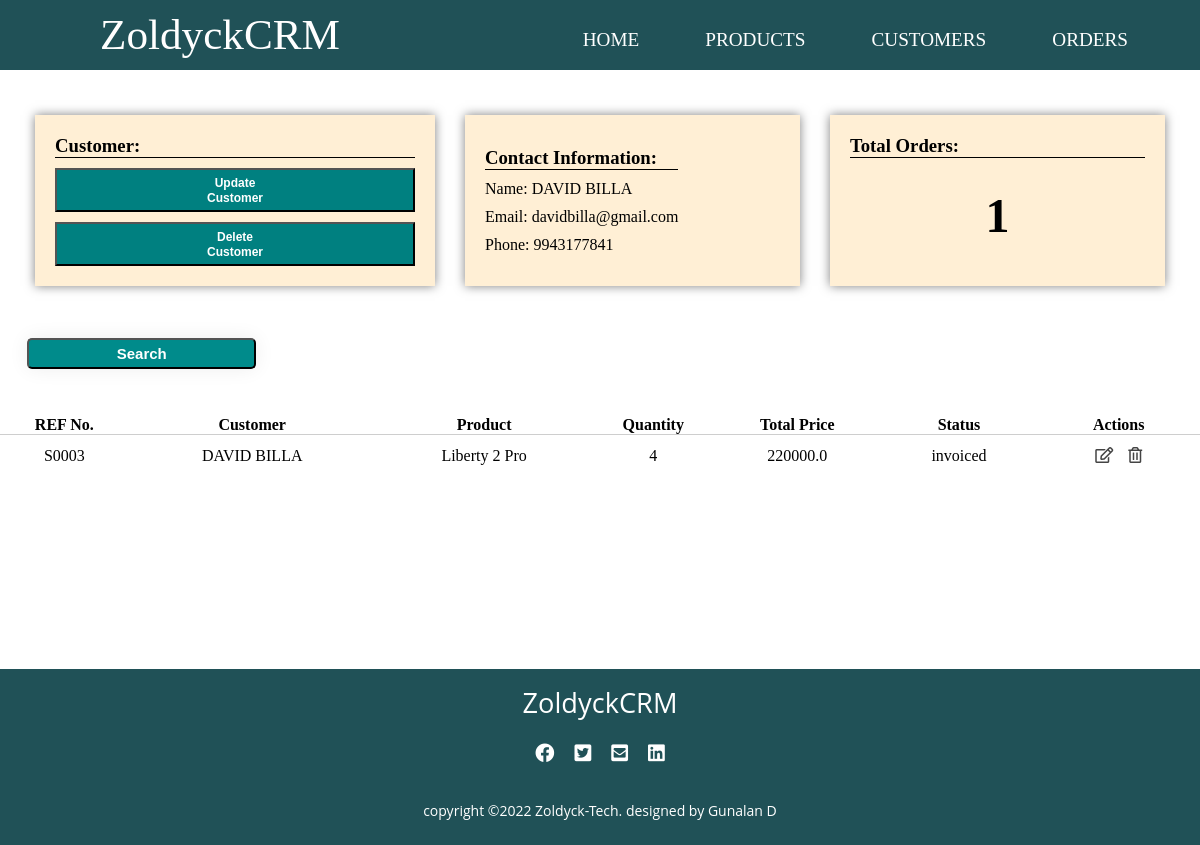
Page /4/ on the committed database.
### accounts/models.py (models this page shows, shortened)
class Customer(models.Model):
    customer_pic = models.ImageField(upload_to='customer_pics/', blank=True)
    customer_name = models.CharField(max_length=50, null= True)
    customer_email = models.CharField(max_length=200 , null= True)
    customer_mobile = models.CharField(max_length=50 , null= True)
    date_created = models.DateTimeField(auto_now_add=True , null= True)
    def __str__(self):
        return self.customer_name

class SaleOrder(models.Model):
    STATUS = (
        ('quotation', 'Quotation'),
        ('ordered', 'Ordered'),
        ('pending', 'Pending'),
        ('delivered', 'Delivered'),
        ('cancelled', 'Cancelled'),
        ('invoiced', 'Invoiced'),
    )
    sale_order_referencenumber = models.CharField(max_length=200, null= True)
    sale_order_customer = models.ForeignKey(Customer, on_delete=models.SET_NULL, null= True) # added a realtionship between the two models
    sale_order_product =  models.ForeignKey(Product, on_delete=models.SET_NULL, null= True)
    sale_order_quantity = models.IntegerField(null= True)
    sale_order_total_price = models.FloatField(null= True)
    status = models.CharField(max_length=200, null= True , choices=STATUS, default='quotation')
    sale_order_date = models.DateTimeField(auto_now_add=True , null= True)

class Product(models.Model):
    CATEGORIES = (
        ('service', 'Service'),
        ('stockable', 'Stockable'),
    )
    product_name = models.CharField(max_length=200, null= True)
    product_price = models.FloatField(null= True)
    product_category = models.CharField(max_length=200, null= True , choices=CATEGORIES)
    product_description = models.CharField(max_length=200, null= True)
    date_created = models.DateTimeField(auto_now_add=True , null= True)
    product_tag = models.ManyToManyField(ProductTag ,blank=True, null=True)
    def __str__(self):
        return self.product_name

### accounts/views.py (the view)
# urls.py: path('<int:customer_id>/', views.customer, name='customer'),
def customer(request, customer_id):
    customer = Customer.objects.get(id=customer_id)
    saleorder = SaleOrder.objects.all()
    orders = customer.saleorder_set.all() # this is the same as above
    order_count = orders.count()
    context = {
        'customer': customer,
        'order_count': order_count,
        'orders': orders,
    }
    return render(request, 'accounts/customer.html',context)

### accounts/templates/accounts/customer.html
{% extends 'accounts/layout.html'%}
{% block content %}
<section>
    <div class="main">
        <div class="cus-cards">
            <div class="cus-card">
                <div class="card-content">
                    <h3>Customer:</h3>
                    <button class="bnx"><a href="{% url 'update_customer' customer.id %}">Update Customer</a></button>
                    <button class="bnx"><a href="{% url 'delete_customer' customer.id %}">Delete Customer</a></button>
                </div>
            </div>
            <div class="cus-card">
                <div class="card-content">
                    <h3>Contact Information:</h3>
                    <p>Name:  <span style="text-align: right;">{{ customer.customer_name }}</span></p>
                    <p>Email:  <span style="text-align: right;">{{ customer.customer_email }}</span></p>
                    <p>Phone: {{ customer.customer_mobile }}</p>
                </div>
            </div>
            <div class="cus-card1">
                <div class="card-content">
                    <h3>Total Orders:</h3>
                    <h1>{{order_count}}</h3>
                </div>
            </div>
        </div>
        <div class="cus-prod-tables">
            <div class="button">
                <button class="crt-ser"><a href="">Search</a></button>
            </div>
            <div class="latest-cus-prod">
                <table class="cus-prod-customers">
                    <thead>
                        <tr>
                            <th>REF No.</th>
                            <th>Customer</th>
                            <th>Product</th>
                            <th>Quantity</th>
                            <th>Total Price</th>
                            <th>Status</th>
                            <th>Actions</th>
                        </tr>
                    </thead>
                    <tbody>
                        {% for ord in orders %}
                        <tr>
                             <td>{{ ord.sale_order_referencenumber  }}</td>
                             <td>{{ ord.sale_order_customer }}</td>
                             <td>{{ ord.sale_order_product  }}</td>
                             <td>{{ ord.sale_order_quantity }}</td>
                             <td>{{ ord.sale_order_total_price  }}</td>
                             <td>{{ ord.status  }}</td>
                            <td>
                                <a href="{% url 'update_order' ord.id %}"><i class="far fa-edit"></i></a>
                                <a href="{% url 'delete_order' ord.id %}"><i class="far fa-trash-alt"></i></a>
                            </td>
                        </tr>
                        {% endfor %}
                    </tbody>
                </table>
            </div>
        </div>
    </div>
</section>
{% endblock %}

### accounts/static/css/main.css (style rules this page uses)
* { margin: 0; padding: 0; box-sizing: border-box; text-decoration: none; }
body { font-family: Candara; }
table { margin-top: 10px; width: 100%; border-collapse: collapse; text-align: center; }
table tr { border-bottom: 1px solid rgba(0,0,0,0.1) }
td { padding: 12px; }
table tbody tr:last-child { border-bottom: none; }
td i { color: #444; cursor: pointer; padding: 0 5.5px; }
.cus-cards { margin-top: 20px; width:100%; padding: 25px 35px; display: grid; grid-template-columns: repeat(3, 1fr); grid-gap: 30px; }
.cus-cards .cus-card { background: papayawhip; padding: 20px; display: flex; align-items: center; justify-content: space-between; box-shadow: 0px 0px 10px rgba(0,0,0,0.5); }
.cus-cards .cus-card1 { background: papayawhip; padding: 20px; box-shadow: 0px 0px 10px rgba(0,0,0,0.5); }
.cus-card1 h1 { padding: 20px; font-size: 3rem; text-align: center; }
.card-content { display: grid; grid-gap: 10px; }
.card-content h3 { border-bottom: 1px solid black; width: 100%; }
.card-content .bnx { width: 100%; padding: 5px 150px; color: #ffff; background: teal; cursor: pointer; }
.card-content .bnx a { font-weight: 600; font-size: 12px; color: #fff; }
.crt-ser { background: #fff; padding: 5px 5px; width: 20%; box-shadow: 0 0 20px #eee; border-radius: 5px; margin-bottom: 20px; transition: 0.5s; background: darkcyan; margin-right: 100px; }
.crt-ser a { color: #ffff; text-decoration: none; font-size: 15px; font-weight: bolder; }
.button { margin: 1.7rem; }

### rows in the picture
Customer: customer_name "DAVID BILLA", customer_email "davidbilla@gmail.com", customer_mobile "9943177841"
SaleOrder: sale_order_referencenumber "S0003", sale_order_customer "DAVID BILLA", sale_order_product "Liberty 2 Pro", sale_order_quantity "4", sale_order_total_price "220000.0", status "invoiced"

### other values in the picture
{{ order_count }} "1"
